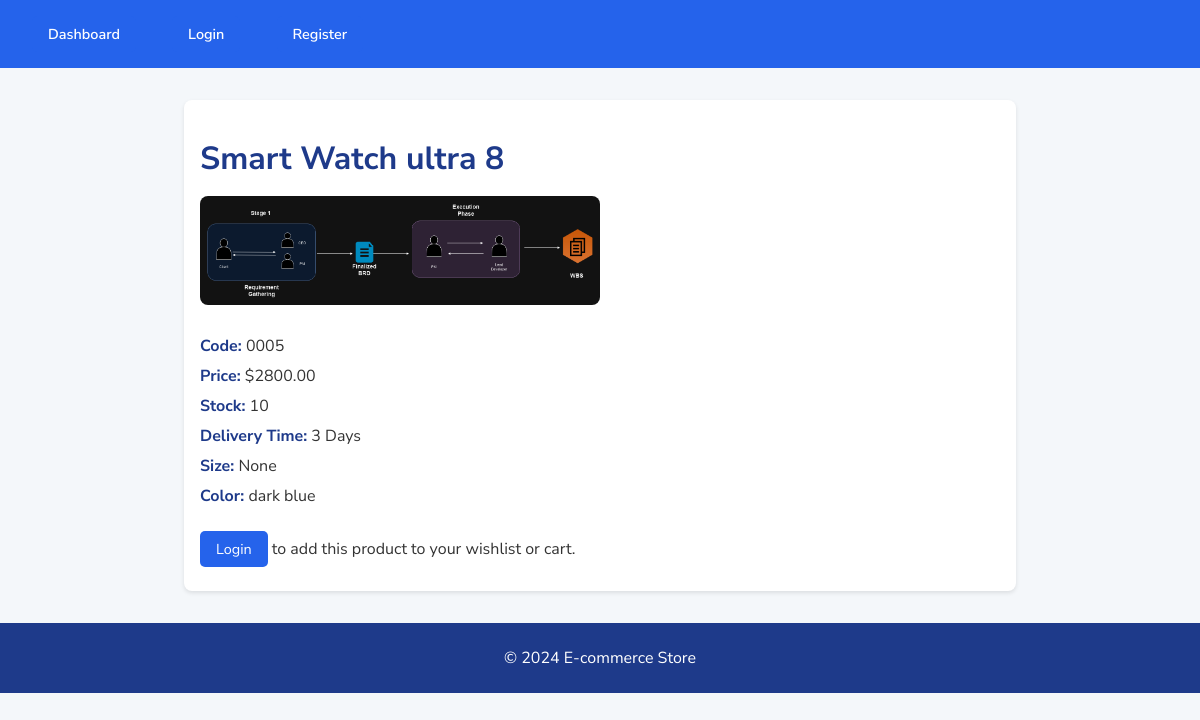
The page /product/6/ on the database its author committed.
### store/models.py (models this page shows, shortened)
class Product(models.Model):
    category = models.ForeignKey(Category, on_delete=models.CASCADE)
    name = models.CharField(max_length=200)
    code = models.CharField(max_length=50)
    price = models.DecimalField(max_digits=10, decimal_places=2)
    stock = models.IntegerField()
    delivery_time = models.CharField(max_length=100)
    size = models.CharField(max_length=50, null=True, blank=True)
    color = models.CharField(max_length=50, null=True, blank=True)
    image = models.ImageField(upload_to="product_images/")

### store/views.py (the view)
# urls.py: path("product/<int:pk>/", views.product_detail, name="product_detail"),
def product_detail(request, pk):
    product = Product.objects.get(pk=pk)
    context = {"product": product}
    return render(request, "store/product_detail.html", context)

### store/templates/store/product_detail.html (shortened to what this page needs)
<!DOCTYPE html>
<html lang="en">
<head>
</head>
<body>
    <header>
        <div class="navbar">
            <a href="/dashboard/">Dashboard</a>
            {% if not user.is_authenticated %}
                <a href="/login/">Login</a>
                <a href="/register/">Register</a>
            {% else %}
                <form action="/logout/" method="POST" style="display: inline;">
                    {% csrf_token %}
                    <button type="submit" style="background: none; border: none; color: white; cursor: pointer; font-weight: 600;">Logout</button>
                </form>
            {% endif %}
        </div>
    </header>
    <main>
        <h1>{{ product.name }}</h1>
        <img src="{{ product.image.url }}" alt="{{ product.name }}">
        <p><strong>Code:</strong> {{ product.code }}</p>
        <p><strong>Price:</strong> ${{ product.price }}</p>
        <p><strong>Stock:</strong> {{ product.stock }}</p>
        <p><strong>Delivery Time:</strong> {{ product.delivery_time }}</p>
        <p><strong>Size:</strong> {{ product.size }}</p>
        <p><strong>Color:</strong> {{ product.color }}</p>
        {% if user.is_authenticated %}
            <a href="/wishlist/add/{{ product.id }}/">Add to Wishlist</a>
            <a href="/cart/add/{{ product.id }}/">Add to Cart</a>
        {% else %}
            <p><a href="/login/">Login</a> to add this product to your wishlist or cart.</p>
        {% endif %}
    </main>
    <footer>
        <p>&copy; 2024 E-commerce Store</p>
    </footer>
</body>
</html>

### store/templates/store/product_detail.html (style rules this page uses)
body { font-family: 'Nunito Sans', sans-serif; margin: 0; padding: 0; background-color: #f4f7fa; color: #333; }
header { background-color: #2563eb; color: white; padding: 1rem; }
.navbar a { color: white; text-decoration: none; margin: 0 1rem; font-weight: 600; }
main { max-width: 800px; margin: 2rem auto; padding: 1rem; background-color: white; border-radius: 8px; box-shadow: 0 2px 4px rgba(0, 0, 0, 0.1); }
h1 { color: #1e3a8a; font-size: 2rem; margin-bottom: 1rem; }
img { width: 100%; max-width: 400px; height: auto; border-radius: 8px; margin-bottom: 1rem; }
p { font-size: 1rem; margin: 0.5rem 0; }
strong { color: #1e3a8a; }
a { display: inline-block; margin-top: 1rem; padding: 0.5rem 1rem; background-color: #2563eb; color: white; text-decoration: none; border-radius: 5px; font-size: 0.9rem; }
footer { background-color: #1e3a8a; color: white; text-align: center; padding: 1rem; margin-top: 2rem; }

### rows shown on the page
Product: name "Smart Watch ultra 8", image (picture), code "0005", price "2800.00", stock "10", delivery_time "3 Days", size "None", color "dark blue"
